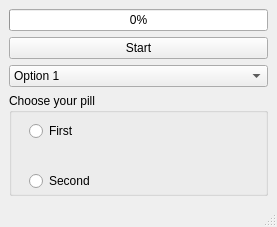
<?xml version="1.0" encoding="UTF-8"?>
<ui version="4.0">
 <class>MainWindow</class>
 <widget class="QMainWindow" name="MainWindow">
  <property name="geometry">
   <rect>
    <x>0</x>
    <y>0</y>
    <width>277</width>
    <height>227</height>
   </rect>
  </property>
  <property name="maximumSize">
   <size>
    <width>800</width>
    <height>400</height>
   </size>
  </property>
  <property name="windowTitle">
   <string>Progress bar</string>
  </property>
  <widget class="QWidget" name="centralwidget">
   <layout class="QGridLayout" name="gridLayout">
    <item row="0" column="0">
     <layout class="QVBoxLayout" name="verticalLayout">
      <item>
       <widget class="QProgressBar" name="progressBar">
        <property name="maximum">
         <number>10</number>
        </property>
        <property name="value">
         <number>0</number>
        </property>
       </widget>
      </item>
      <item>
       <widget class="QPushButton" name="pushButton">
        <property name="text">
         <string>Start</string>
        </property>
        <property name="checkable">
         <bool>true</bool>
        </property>
       </widget>
      </item>
      <item>
       <widget class="QComboBox" name="comboBox">
        <item>
         <property name="text">
          <string>Option 1</string>
         </property>
        </item>
        <item>
         <property name="text">
          <string>Option 2</string>
         </property>
        </item>
        <item>
         <property name="text">
          <string>Option 3</string>
         </property>
        </item>
        <item>
         <property name="text">
          <string>Option 4</string>
         </property>
        </item>
        <item>
         <property name="text">
          <string>Option 5</string>
         </property>
        </item>
        <item>
         <property name="text">
          <string>Option 6</string>
         </property>
        </item>
        <item>
         <property name="text">
          <string>Option 7</string>
         </property>
        </item>
        <item>
         <property name="text">
          <string>Option 8</string>
         </property>
        </item>
        <item>
         <property name="text">
          <string>Option 9</string>
         </property>
        </item>
        <item>
         <property name="text">
          <string>Option 10</string>
         </property>
        </item>
       </widget>
      </item>
     </layout>
    </item>
    <item row="1" column="0">
     <widget class="QGroupBox" name="groupbox">
      <property name="enabled">
       <bool>true</bool>
      </property>
      <property name="maximumSize">
       <size>
        <width>786</width>
        <height>150</height>
       </size>
      </property>
      <property name="palette">
       <palette>
        <active>
         <colorrole role="Text">
          <brush brushstyle="SolidPattern">
           <color alpha="255">
            <red>255</red>
            <green>255</green>
            <blue>127</blue>
           </color>
          </brush>
         </colorrole>
         <colorrole role="ButtonText">
          <brush brushstyle="SolidPattern">
           <color alpha="255">
            <red>255</red>
            <green>255</green>
            <blue>127</blue>
           </color>
          </brush>
         </colorrole>
         <colorrole role="ToolTipText">
          <brush brushstyle="SolidPattern">
           <color alpha="255">
            <red>255</red>
            <green>255</green>
            <blue>127</blue>
           </color>
          </brush>
         </colorrole>
        </active>
        <inactive>
         <colorrole role="Text">
          <brush brushstyle="SolidPattern">
           <color alpha="255">
            <red>255</red>
            <green>255</green>
            <blue>127</blue>
           </color>
          </brush>
         </colorrole>
         <colorrole role="ButtonText">
          <brush brushstyle="SolidPattern">
           <color alpha="255">
            <red>255</red>
            <green>255</green>
            <blue>127</blue>
           </color>
          </brush>
         </colorrole>
         <colorrole role="ToolTipText">
          <brush brushstyle="SolidPattern">
           <color alpha="255">
            <red>255</red>
            <green>255</green>
            <blue>127</blue>
           </color>
          </brush>
         </colorrole>
        </inactive>
        <disabled>
         <colorrole role="ToolTipText">
          <brush brushstyle="SolidPattern">
           <color alpha="255">
            <red>255</red>
            <green>255</green>
            <blue>127</blue>
           </color>
          </brush>
         </colorrole>
        </disabled>
       </palette>
      </property>
      <property name="title">
       <string>Choose your pill</string>
      </property>
      <property name="flat">
       <bool>true</bool>
      </property>
      <property name="checkable">
       <bool>false</bool>
      </property>
      <widget class="QRadioButton" name="radioButton1">
       <property name="geometry">
        <rect>
         <x>20</x>
         <y>30</y>
         <width>68</width>
         <height>16</height>
        </rect>
       </property>
       <property name="text">
        <string>First</string>
       </property>
      </widget>
      <widget class="QRadioButton" name="radioButton2">
       <property name="geometry">
        <rect>
         <x>20</x>
         <y>80</y>
         <width>68</width>
         <height>16</height>
        </rect>
       </property>
       <property name="text">
        <string>Second</string>
       </property>
      </widget>
     </widget>
    </item>
   </layout>
  </widget>
  <widget class="QMenuBar" name="menubar">
   <property name="geometry">
    <rect>
     <x>0</x>
     <y>0</y>
     <width>277</width>
     <height>18</height>
    </rect>
   </property>
  </widget>
  <widget class="QStatusBar" name="statusbar"/>
 </widget>
 <resources/>
 <connections/>
</ui>
